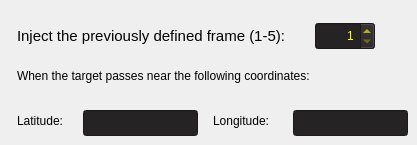
     <widget class="QWidget" name="gps_tab">
      <attribute name="title">
       <string>GPS</string>
      </attribute>
      <widget class="QLabel" name="label_5">
       <property name="geometry">
        <rect>
         <x>17</x>
         <y>25</y>
         <width>291</width>
         <height>21</height>
        </rect>
       </property>
       <property name="font">
        <font>
         <pointsize>11</pointsize>
        </font>
       </property>
       <property name="text">
        <string>Inject the previously defined frame (1-5):</string>
       </property>
      </widget>
      <widget class="QSpinBox" name="ag_pre_frame_number">
       <property name="geometry">
        <rect>
         <x>315</x>
         <y>22</y>
         <width>60</width>
         <height>28</height>
        </rect>
       </property>
       <property name="styleSheet">
        <string notr="true">font: 16pt &quot;Digital-7&quot;;
background-color:rgb(38, 35, 36);
color:yellow;</string>
       </property>
       <property name="alignment">
        <set>Qt::AlignRight|Qt::AlignTrailing|Qt::AlignVCenter</set>
       </property>
       <property name="minimum">
        <number>1</number>
       </property>
       <property name="maximum">
        <number>5</number>
       </property>
      </widget>
      <widget class="QLabel" name="label_6">
       <property name="geometry">
        <rect>
         <x>17</x>
         <y>65</y>
         <width>381</width>
         <height>21</height>
        </rect>
       </property>
       <property name="text">
        <string>When the target passes near the following coordinates:</string>
       </property>
      </widget>
      <widget class="QLineEdit" name="gps_lat">
       <property name="geometry">
        <rect>
         <x>83</x>
         <y>110</y>
         <width>115</width>
         <height>26</height>
        </rect>
       </property>
       <property name="styleSheet">
        <string notr="true">font: 17pt &quot;Digital-7&quot;;
background-color:rgb(38, 35, 36);
color:yellow;</string>
       </property>
       <property name="alignment">
        <set>Qt::AlignRight|Qt::AlignTrailing|Qt::AlignVCenter</set>
       </property>
      </widget>
      <widget class="QLineEdit" name="gps_long">
       <property name="geometry">
        <rect>
         <x>293</x>
         <y>110</y>
         <width>115</width>
         <height>26</height>
        </rect>
       </property>
       <property name="styleSheet">
        <string notr="true">font: 17pt &quot;Digital-7&quot;;
background-color:rgb(38, 35, 36);
color:yellow;</string>
       </property>
       <property name="alignment">
        <set>Qt::AlignRight|Qt::AlignTrailing|Qt::AlignVCenter</set>
       </property>
      </widget>
      <widget class="QLabel" name="label_7">
       <property name="geometry">
        <rect>
         <x>17</x>
         <y>110</y>
         <width>61</width>
         <height>21</height>
        </rect>
       </property>
       <property name="text">
        <string>Latitude:</string>
       </property>
      </widget>
      <widget class="QLabel" name="label_8">
       <property name="geometry">
        <rect>
         <x>213</x>
         <y>110</y>
         <width>81</width>
         <height>21</height>
        </rect>
       </property>
       <property name="text">
        <string>Longitude:</string>
       </property>
      </widget>
     </widget>
